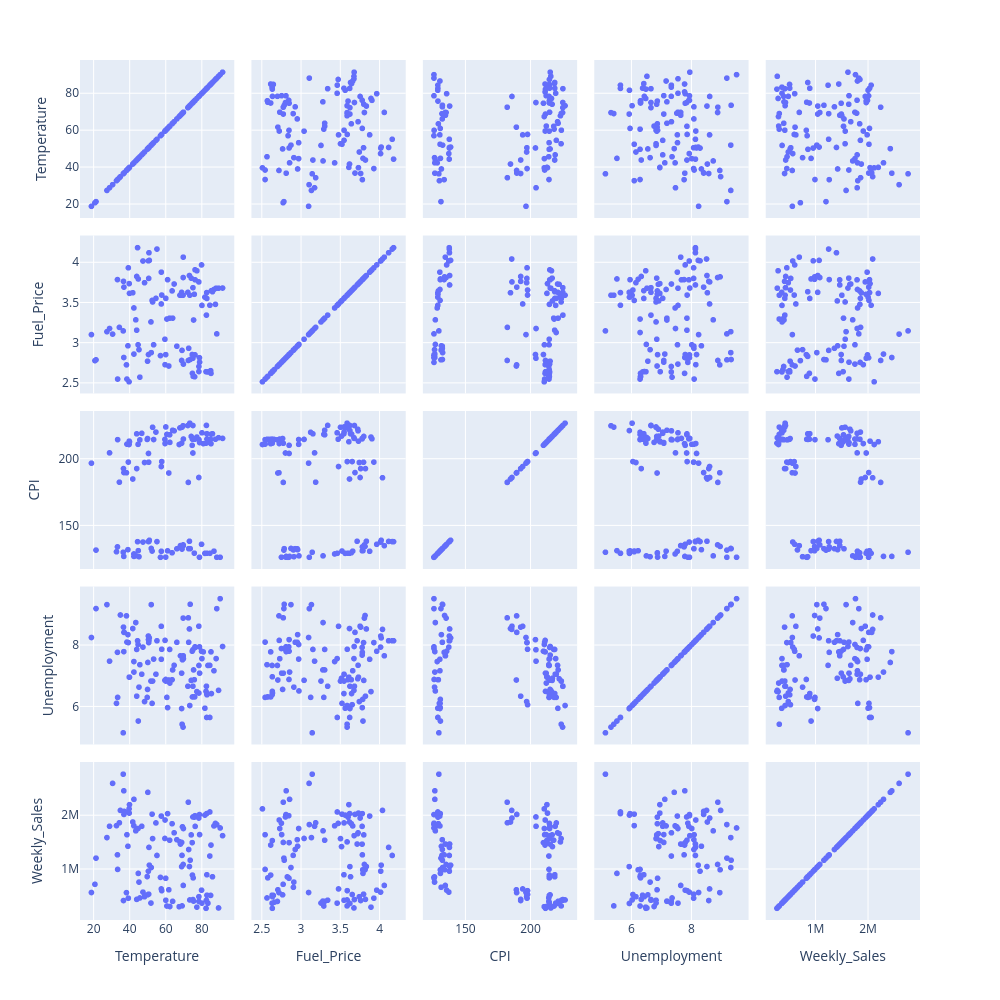

This figure's notebook cell:
### Code cell
# Mission Jedha : outliers = hors [mean - 3*std, mean + 3*std]
# sur Temperature, Fuel_Price, CPI, Unemployment
mask = pd.Series(True, index=data.index)
for col in outlier_cols:
    mu, sigma = data[col].mean(), data[col].std()
    mask &= data[col].between(mu - 3 * sigma, mu + 3 * sigma) | data[col].isna()

n_before = len(data)
data = data.loc[mask].copy()
print(f"Lignes avant outliers : {n_before} | après : {len(data)} | retirées : {n_before - len(data)}")

px.scatter_matrix(
    data,
    dimensions=outlier_cols + ["Weekly_Sales"],
    width=1000,
    height=1000,
).show()

### Figure 1 — Plotly figure (JSON) as saved in the notebook; plotly's stock layout.template omitted (floating-point values rounded to 4 significant figures; data arrays with more than 128 entries replaced by an {"elided": "..."} marker saying what was removed)
{"data": [{"dimensions": [{"axis": {"matches": true}, "label": "Temperature", "values": {"elided": "145 float values"}}, {"axis": {"matches": true}, "label": "Fuel_Price", "values": {"elided": "145 float values"}}, {"axis": {"matches": true}, "label": "CPI", "values": {"elided": "145 float values"}}, {"axis": {"matches": true}, "label": "Unemployment", "values": {"elided": "145 float values"}}, {"axis": {"matches": true}, "label": "Weekly_Sales", "values": {"elided": "145 float values"}}], "hovertemplate": "%{xaxis.title.text}=%{x}<br>%{yaxis.title.text}=%{y}<extra></extra>", "legendgroup": "", "marker": {"color": "#636efa", "symbol": "circle"}, "name": "", "showlegend": false, "type": "splom"}], "layout": {"dragmode": "select", "height": 1000, "legend": {"tracegroupgap": 0}, "margin": {"t": 60}, "width": 1000}}
